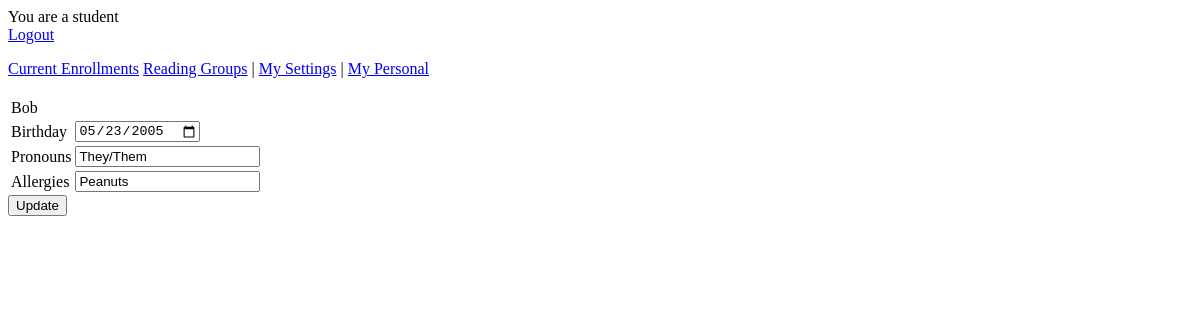
Page /personal.php?user_id=2&user_type=student (signed in) on the earlier database version.
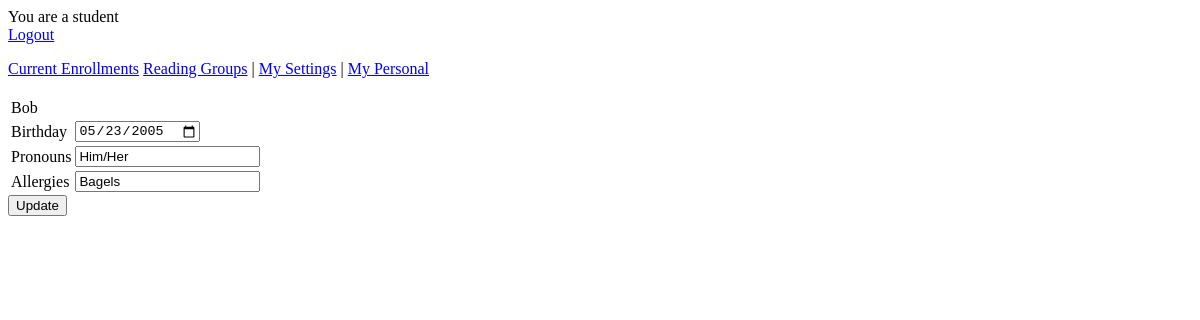
Same page on the later database version.
### tables this page shows
CREATE TABLE students (
  student_id int(11),
  grade int(11),
  bday DATE NOT NULL,
  pronouns VARCHAR(255) NOT NULL,
  allergies VARCHAR(255) NOT NULL,
  PRIMARY KEY (student_id),
  FOREIGN KEY (student_id) REFERENCES users (id) ON DELETE CASCADE
);

CREATE TABLE users (
  id int(11),
  email varchar(255) NOT NULL,
  password varchar(255) NOT NULL,
  name varchar(255) NOT NULL,
  phone varchar(255) DEFAULT NULL,
  security_question varchar(255) NOT NULL,
  security_answer varchar(255) NOT NULL,
  PRIMARY KEY (id) 
);

### personal.php (the view, shortened to what this page needs)
<?php
require 'header.php';
$personal_userid = htmlspecialchars($_GET["user_id"]);
$personal_usertype = htmlspecialchars($_GET["user_type"]);
if($personal_usertype == "student")  {
    $userpersonal_query = "SELECT name,bday,pronouns,allergies FROM users
                        INNER JOIN students ON student_id = id
                        WHERE `id`='$personal_userid';";
    $userpersonal_result = mysqli_query($db, $userpersonal_query);
} else if ($personal_usertype == "parent") {
    $userpersonal_query = "SELECT name FROM users
    WHERE `id`='$personal_userid';";
    $userpersonal_result = mysqli_query($db, $userpersonal_query);
}
$personal_name = "";
$personal_bday = "";
$personal_pronouns = "";
$personal_allergies = "";
while ($row = $userpersonal_result->fetch_assoc()) {
    $personal_name = $row['name'];
    if($personal_usertype == "student") {
        $personal_bday = $row['bday'];
        $personal_pronouns = $row['pronouns'];
        $personal_allergies = $row['allergies'];
    }
}
?>
<div>
<?php if($personal_usertype == "student") { ?>
    <form action="personal_script.php" method="post">
        <table>
            <tr>
                <td><?php echo $personal_name; ?></td>
            </tr>
            <tr>
                <td>Birthday</td>
                <td><input value="<?php echo $personal_bday; ?>" type="date" name="bday" id="bday" placeholder="" required /></td>
            </tr>
            <tr>
                <td>Pronouns</td>
                <td>
                    <input value="<?php echo $personal_pronouns; ?>" type="text" name="pronouns"
                        placeholder="Fill in your desired pronouns" id="student pronouns">
                </td>
            </tr>
            <tr>
                <td>Allergies</td>
                <td>
                    <input value="<?php echo $personal_allergies; ?>" type="text" name="allergies"
                        placeholder="Fill in any allergies you may have" id="student allergies">
                </td>
            </tr>
        </table>
        <input type="submit" value="Update" name="submit" />
    </form>
    <?php } ?>
</div>
<?php
require 'footer.php';
?>

Differences in the rows shown:
changed students "Bob": pronouns "They/Them" → "Him/Her"; allergies "Peanuts" → "Bagels"
